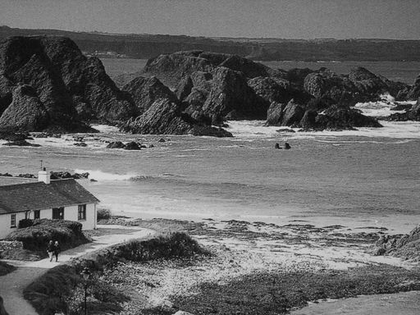
%> input picture Assignment_4/blockArtifacts1.tif, 420 x 315 px, shrunk from 512 x 384 before the run
$ octave Assignment4_p1.m   (GNU Octave 9; MATLAB toolbox functions it lacks are replaced by stand-ins)
%> lines starting %> are read from the running program, lines starting %| are printed output that depends on the picture
### Assignment_4/ArtifactDetector.m
function [K_prime] = ArtifactDetector(Imgs)
%> called with Imgs = 'blockArtifacts1.tif'

%This function is to implement the Fan and de Quieroz's JPEG blocking
%artifact detection algorithm following the steps outlined in the
%assignment PDF.

Img = imread(Imgs); % Read in the image
%> Img is the input picture: size 315x420 uint8; min 0, max 224, mean 100.8

[x,y] = size(Img); % Set variables x and y to the size of the image
%> x = 315; y = 420
x = floor(x/8)-1; % Round the dimenions of the image, leaving out the right and bottom sides
%> x = 38
y = floor(y/8)-1; % Round the dimenions of the image
%> y = 51
Z_prime = zeros(x,y); % Create matrix of zeros of matching size
Z_2prime = zeros(x,y); % Create matrix of zeros of matching size

for i = 1:x % Repeat for each
    for j = 1:y
        new_1 = 8*(i-1)+4; % Where Z_prime is in the center of the block
        Z_prime(i,j) = abs(Img(new_1,new_1)-Img(new_1,new_1+1)-Img(new_1+1,new_1)+Img(new_1+1,new_1+1));
        new_2 = 8*i; % Where Z_2prime is at the corner of blocks
        Z_2prime(i,j) = abs(Img(new_2,new_2)-Img(new_2,new_2+1)-Img(new_2+1,new_2)+Img(new_2+1,new_2+1));
    end
end
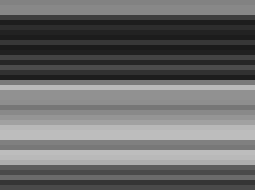
%> Z_2prime: size 38x51 double (shown 5 times larger); min 27, max 189, mean 106.1
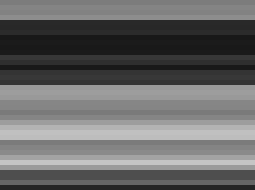
%> Z_prime: size 38x51 double (shown 5 times larger); min 24, max 197, mean 103.7

bound = linspace(0,255,11); % Create boundaries for both histograms to ensure the same x axis

subplot(2,1,1) % plot the first histogram
H_1 = histogram(Z_prime,'BinEdges',bound,'Normalization','probability');
title(string(Imgs)) % Title is the name of the image file
K_prime = H_1.Values;
%> K_prime = [0.0789 0.211 0.0789 0.0789 0.0789 0.237 0.132 0.105 0 0]

subplot(2,1,2) % plot the second histogram
H_11 = histogram(Z_2prime,'BinEdges',bound,'Normalization','probability');
K_2prime = H_11.Values;
%> K_2prime = [0 0.237 0.184 0.0263 0.105 0.237 0.0526 0.158 0 0]
K_prime = sum(abs(K_prime-K_2prime)); % Get the K value from the sum of the absolute value of H_11 minus H_11
%> K_prime = 0.421
title(['K = ',num2str(K_prime)]); % Title is the calculated K value

end

### Assignment_4/Assignment4_p1.m
%ECES435 Assignment 4 Part 2 - By Wanyu Li and John Seitz
close all; clear all; clc;

% Examing 3 block artifact images using the created function to implement
% Fan and de Quieroz's JPEG blocking artifact detection algorithm

Imgs = {'blockArtifacts1.tif','blockArtifacts2.tif','blockArtifacts3.tif'};

for i=1:length(Imgs)
    figure(i)
    K = ArtifactDetector(Imgs{i});
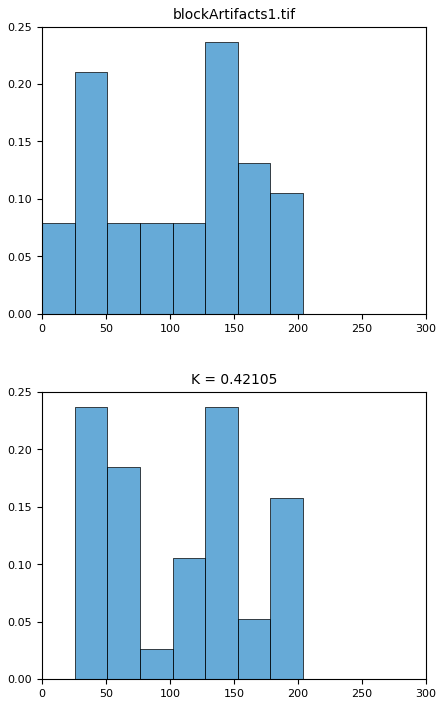
%> figure redrawn from the program's plot data, 2 panels; panel 1: tallest bar 0.237 high, from x = 127.5 to 153; panel 2: tallest bar 0.237 high, from x = 25.5 to 51
%> K = 0.421

    if K > 0.25 % Detect evidence of JPEG compression if K>n and classifies image as never compressed if K<n
    sprintf('Evidence of JPEG Compression')
else
    sprintf('Never Compressed')

    end
end
%> pass 2 of the loop `for i=1:length(Imgs)`:
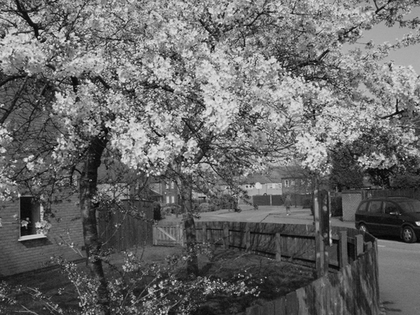
%> input picture Assignment_4/blockArtifacts2.tif, 420 x 315 px, shrunk from 512 x 384 before the run
%> in ArtifactDetector, Img is the input picture: size 315x420 uint8; min 0, max 243, mean 103
%> after the loop in ArtifactDetector (call 2), `for i = 1:x`:
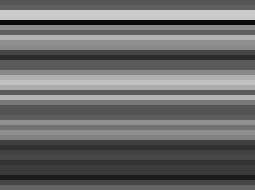
%> Z_prime: size 38x51 double (shown 5 times larger); min 10, max 203, mean 106.7
%> in ArtifactDetector (call 2), `K_prime = H_1.Values;`: K_prime = [0.0263 0.105 0.184 0.263 0.0526 0.184 0.0789 0.105 0 0]
%> K_2prime = [0 0.132 0.184 0.105 0.158 0.211 0.0789 0.105 0.0263 0]
%> in ArtifactDetector (call 2), `K_prime = sum(abs(K_prime-K_2prime));`: K_prime = 0.368
%> `K = ArtifactDetector(Imgs{i});`:
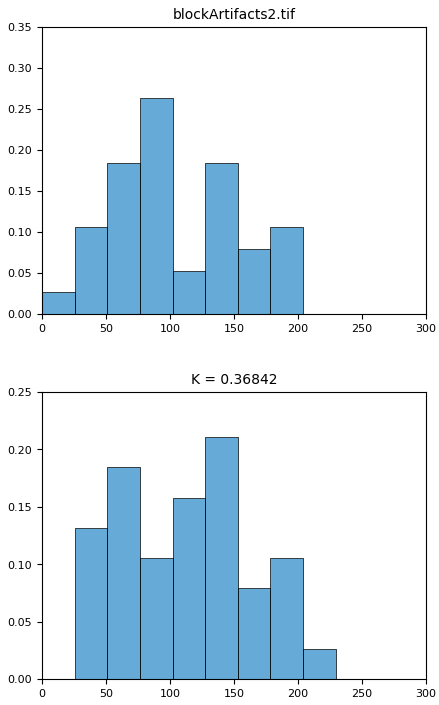
%> figure redrawn from the program's plot data, 2 panels; panel 1: tallest bar 0.263 high, from x = 76.5 to 102; panel 2: tallest bar 0.211 high, from x = 127.5 to 153
%> pass 3 of the loop `for i=1:length(Imgs)`:
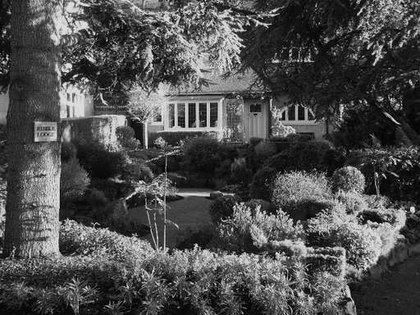
%> input picture Assignment_4/blockArtifacts3.tif, 420 x 315 px, shrunk from 512 x 384 before the run
%> in ArtifactDetector, Img is the input picture: size 315x420 uint8; min 0, max 249, mean 77
%> after the loop in ArtifactDetector (call 3), `for i = 1:x`:
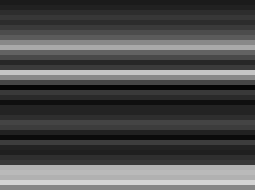
%> Z_prime: size 38x51 double (shown 5 times larger); min 5, max 212, mean 77.1
%> in ArtifactDetector (call 3), `K_prime = H_1.Values;`: K_prime = [0.0789 0.342 0.289 0.0526 0 0.0789 0.0789 0.0526 0.0263 0]
%> K_2prime = [0.0789 0.263 0.184 0.184 0.132 0.0789 0 0.0263 0.0526 0]
%> in ArtifactDetector (call 3), `K_prime = sum(abs(K_prime-K_2prime));`: K_prime = 0.579
%> `K = ArtifactDetector(Imgs{i});`:
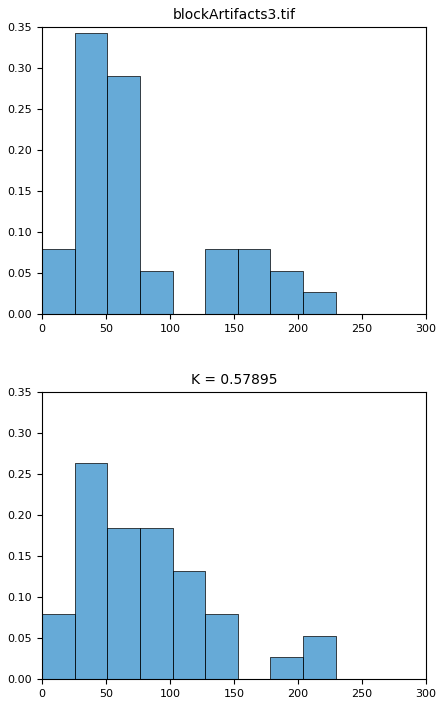
%> figure redrawn from the program's plot data, 2 panels; panel 1: tallest bar 0.342 high, from x = 25.5 to 51; panel 2: tallest bar 0.263 high, from x = 25.5 to 51

%% Function of Artifact Detector is below
type ArtifactDetector.m
